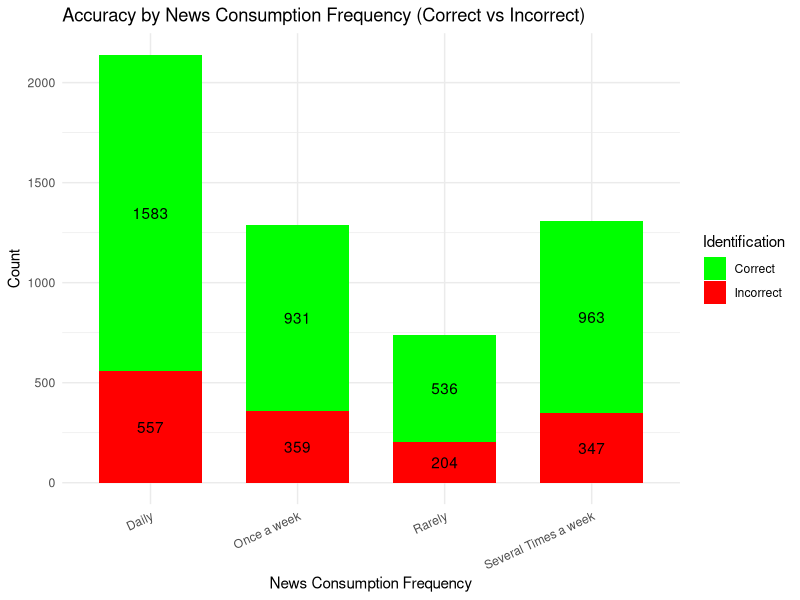

R code for this plot:
library(readxl)
library(ggplot2)
library(dplyr)
library(tidyr)

data <- read_excel("Clean Data AI vs Real News.xlsx")

correct_answers <- c("AI Generated", "Real News", "Real News", "AI Generated", 
                     "AI Generated", "Real News", "AI Generated", "Real News", 
                     "AI Generated", "Real News")

data <- data %>%
  mutate(Article1_Correct = ifelse(Article1_Identification == correct_answers[1], 1, 0),
         Article2_Correct = ifelse(Article2_Identification == correct_answers[2], 1, 0),
         Article3_Correct = ifelse(Article3_Identification == correct_answers[3], 1, 0),
         Article4_Correct = ifelse(Article4_Identification == correct_answers[4], 1, 0),
         Article5_Correct = ifelse(Article5_Identification == correct_answers[5], 1, 0),
         Article6_Correct = ifelse(Article6_Identification == correct_answers[6], 1, 0),
         Article7_Correct = ifelse(Article7_Identification == correct_answers[7], 1, 0),
         Article8_Correct = ifelse(Article8_Identification == correct_answers[8], 1, 0),
         Article9_Correct = ifelse(Article9_Identification == correct_answers[9], 1, 0),
         Article10_Correct = ifelse(Article10_Identification == correct_answers[10], 1, 0))

news_consumption_accuracy <- data %>%
  gather(key = "Article", value = "Correct", Article1_Correct:Article10_Correct) %>%
  group_by(News_Frequency) %>%
  summarize(Correct = sum(Correct), Incorrect = n() - sum(Correct)) %>%
  gather(key = "Identification", value = "Count", Correct, Incorrect)

ggplot(news_consumption_accuracy, aes(x = News_Frequency, y = Count, fill = Identification)) +
  geom_bar(stat = "identity", width = 0.7) +  # Narrower bars
  geom_text(aes(label = Count), position = position_stack(vjust = 0.5)) +  # Adding count labels
  labs(title = "Accuracy by News Consumption Frequency (Correct vs Incorrect)",
       x = "News Consumption Frequency", y = "Count") +
  theme_minimal() +
  scale_fill_manual(values = c("Correct" = "green", "Incorrect" = "red")) +
  theme(axis.text.x = element_text(angle = 25, hjust = 1))
